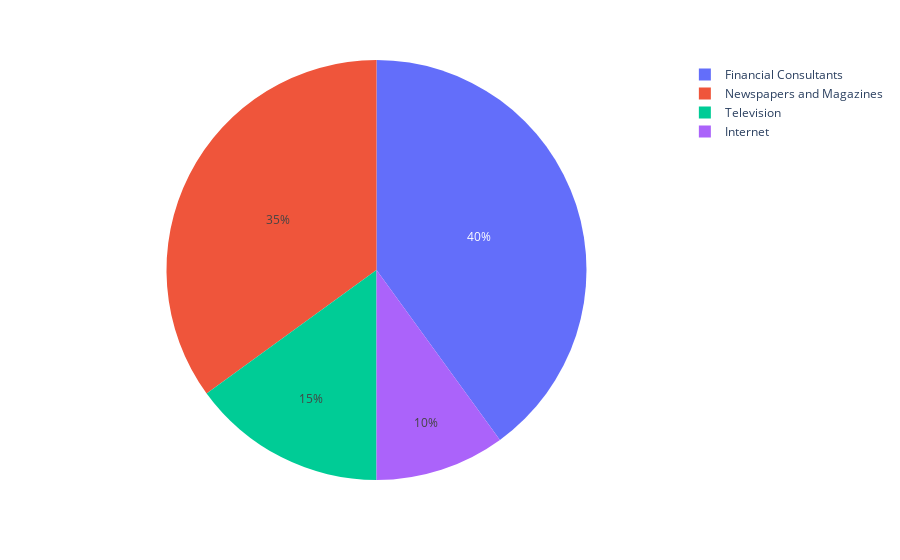

Notebook code for this chart:
### Markdown cell above
#### `Source`

### Code cell
px.pie(data_frame=df, names='Source')

### Figure 1 — Plotly figure (JSON) as saved in the notebook; plotly's stock layout.template omitted (floating-point values rounded to 4 significant figures)
{"data": [{"domain": {"x": [0, 1], "y": [0, 1]}, "hovertemplate": "Source=%{label}<extra></extra>", "labels": ["Newspapers and Magazines", "Financial Consultants", "Television", "Internet", "Internet", "Internet", "Financial Consultants", "Newspapers and Magazines", "Television", "Newspapers and Magazines", "Financial Consultants", "Financial Consultants", "Internet", "Newspapers and Magazines", "Financial Consultants", "Newspapers and Magazines", "Television", "Financial Consultants", "Newspapers and Magazines", "Newspapers and Magazines", "Financial Consultants", "Newspapers and Magazines", "Financial Consultants", "Financial Consultants", "Newspapers and Magazines", "Financial Consultants", "Financial Consultants", "Television", "Television", "Newspapers and Magazines", "Television", "Financial Consultants", "Newspapers and Magazines", "Newspapers and Magazines", "Financial Consultants", "Financial Consultants", "Newspapers and Magazines", "Financial Consultants", "Newspapers and Magazines", "Financial Consultants"], "legendgroup": "", "name": "", "showlegend": true, "type": "pie"}], "layout": {"legend": {"tracegroupgap": 0}, "margin": {"t": 60}}}
